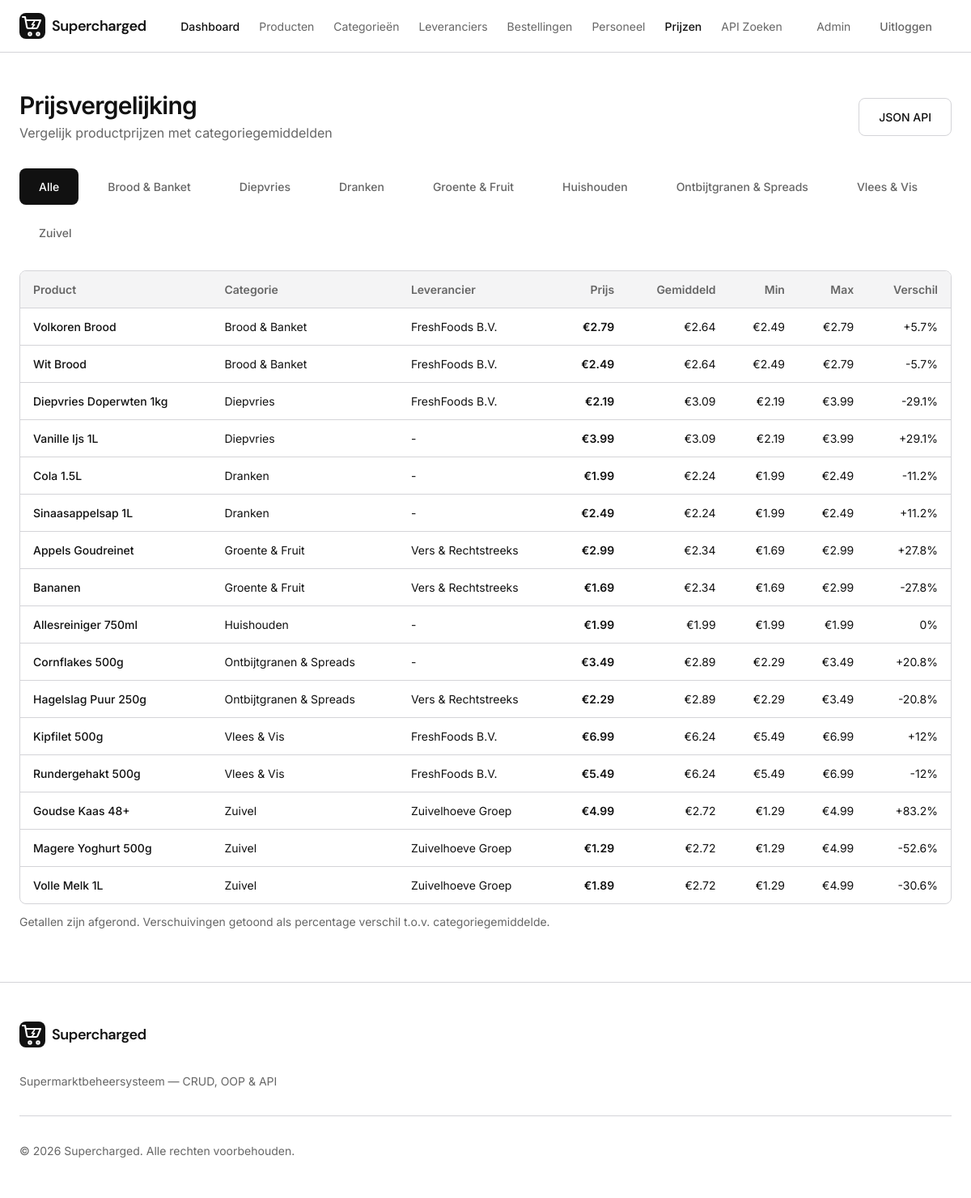
Page /prices/index.php (signed in) on the committed database.
### tables this page shows
CREATE TABLE categories (
  id          INT AUTO_INCREMENT PRIMARY KEY,
  name        VARCHAR(100) NOT NULL,
  description TEXT,
  created_at  TIMESTAMP DEFAULT CURRENT_TIMESTAMP,
  updated_at  TIMESTAMP DEFAULT CURRENT_TIMESTAMP ON UPDATE CURRENT_TIMESTAMP
);

CREATE TABLE products (
  id          INT AUTO_INCREMENT PRIMARY KEY,
  category_id INT NOT NULL,
  supplier_id INT DEFAULT NULL,
  name        VARCHAR(200) NOT NULL,
  description TEXT,
  price       DECIMAL(10,2) NOT NULL DEFAULT 0.00,
  stock       INT NOT NULL DEFAULT 0,
  min_stock   INT NOT NULL DEFAULT 10,
  barcode     VARCHAR(50) DEFAULT NULL,
  image_url   VARCHAR(500) DEFAULT NULL,
  is_active   TINYINT(1) NOT NULL DEFAULT 1,
  created_at  TIMESTAMP DEFAULT CURRENT_TIMESTAMP,
  updated_at  TIMESTAMP DEFAULT CURRENT_TIMESTAMP ON UPDATE CURRENT_TIMESTAMP,
  FOREIGN KEY (category_id) REFERENCES categories(id) ON DELETE RESTRICT,
  FOREIGN KEY (supplier_id) REFERENCES suppliers(id) ON DELETE SET NULL
);

### includes/init.php (called while the page is built, shortened)
<?php
spl_autoload_register(function (string $class) {
    $prefix = 'App\\';
    $base   = __DIR__ . '/../src/';
    if (str_starts_with($class, $prefix)) {
        $file = $base . str_replace('\\', '/', substr($class, strlen($prefix))) . '.php';
    }
});
require_once __DIR__ . '/../config/database.php';

### src/Database.php (called while the page is built, shortened)
<?php
class Database
{
    private static ?Database $instance = null;
    private PDO $pdo;
    private function __construct()
    {
        $dsn = sprintf('mysql:host=%s;dbname=%s;charset=%s', DB_HOST, DB_NAME, DB_CHARSET);
        try {
            $this->pdo = new PDO($dsn, DB_USER, DB_PASS, [
                PDO::ATTR_ERRMODE            => PDO::ERRMODE_EXCEPTION,
                PDO::ATTR_DEFAULT_FETCH_MODE => PDO::FETCH_ASSOC,
                PDO::ATTR_EMULATE_PREPARES   => false,
            ]);
        } catch (PDOException $e) {
            error_log('Database connection failed: ' . $e->getMessage());
            throw new RuntimeException('Database niet beschikbaar. Probeer het later opnieuw.');
        }
    }
    public static function getInstance(): self
    {
        if (self::$instance === null) {
            self::$instance = new self();
        }
        return self::$instance;
    }
    public function getConnection(): PDO
    {
        return $this->pdo;
    }
}

### src/Repository/BaseRepository.php (called while the page is built, shortened)
<?php
abstract class BaseRepository
{
    public function __construct()
    {
        $this->pdo = Database::getInstance()->getConnection();
    }
}

### src/Repository/CategoryRepository.php (called while the page is built, shortened)
<?php
class CategoryRepository extends BaseRepository
{
    public function findAll(): array
    {
        $stmt = $this->pdo->query('SELECT * FROM categories ORDER BY name');
        $categories = [];
        foreach ($stmt->fetchAll() as $row) {
            $categories[] = new Category($row);
        }
        return $categories;
    }
}

### src/Model/Category.php (called while the page is built, shortened)
<?php
class Category
{
    private int $id;
    private string $name;
    public function __construct(array $data = [])
    {
        $this->id          = (int) ($data['id'] ?? 0);
        $this->name        = $data['name'] ?? '';
    }
    public function getId(): int { return $this->id; }
    public function getName(): string { return $this->name; }
}

### src/Repository/ProductRepository.php (called while the page is built, shortened)
<?php
class ProductRepository extends BaseRepository
{
    public function getPriceComparison(?int $categoryId = null): array
    {
        $sql = 'SELECT p.*, c.name AS category_name, s.name AS supplier_name,
                       pc.avg_price, pc.min_price, pc.max_price
                FROM products p
                LEFT JOIN categories c ON p.category_id = c.id
                LEFT JOIN suppliers s ON p.supplier_id = s.id
                LEFT JOIN (
                    SELECT category_id,
                           AVG(price) AS avg_price,
                           MIN(price) AS min_price,
                           MAX(price) AS max_price
                    FROM products
                    GROUP BY category_id
                ) pc ON p.category_id = pc.category_id
                WHERE 1=1';
        $params = [];
        $sql .= ' ORDER BY c.name, p.name';
        $stmt = $this->pdo->prepare($sql);
        $stmt->execute($params);
        $results = [];
        foreach ($stmt->fetchAll() as $row) {
            $product = $this->hydrate($row);
            $results[] = [
                'product' => $product,
                'avg_price' => (float) $row['avg_price'],
                'min_price' => (float) $row['min_price'],
                'max_price' => (float) $row['max_price'],
                'diff_percent' => $row['avg_price'] > 0
                    ? round((($product->getPrice() - (float) $row['avg_price']) / (float) $row['avg_price']) * 100, 1)
                    : 0,
            ];
        }
        return $results;
    }
    private function hydrate(array $row): Product
    {
        $product = new Product($row);
        $product->setIsActive((bool) ($row['is_active'] ?? true));
        if (!empty($row['category_name'])) {
            $category = new Category([
                'id' => $row['category_id'],
                'name' => $row['category_name'],
            ]);
            $product->setCategory($category);
        }
        if (!empty($row['supplier_name'])) {
            $supplier = new Supplier([
                'id' => $row['supplier_id'] ?? 0,
                'name' => $row['supplier_name'],
            ]);
            $product->setSupplier($supplier);
        }
        return $product;
    }
}

### src/Model/Product.php (called while the page is built, shortened)
<?php
class Product
{
    private int $id;
    private string $name;
    private float $price;
    private ?Category $category = null;
    private ?Supplier $supplier = null;
    public function __construct(array $data = [])
    {
        $this->id          = (int) ($data['id'] ?? 0);
        $this->name        = $data['name'] ?? '';
        $this->price       = (float) ($data['price'] ?? 0);
    }
    public function getId(): int { return $this->id; }
    public function getName(): string { return $this->name; }
    public function getPrice(): float { return $this->price; }
    public function getCategory(): ?Category { return $this->category; }
    public function setCategory(?Category $cat): void { $this->category = $cat; }
    public function getSupplier(): ?Supplier { return $this->supplier; }
    public function setSupplier(?Supplier $sup): void { $this->supplier = $sup; }
}

### src/Model/Supplier.php (called while the page is built, shortened)
<?php
class Supplier
{
    private string $name;
    public function __construct(array $data = [])
    {
        $this->name          = $data['name'] ?? '';
    }
    public function getName(): string { return $this->name; }
}

### prices/index.php (the view, shortened to what this page needs)
<?php
require_once __DIR__ . '/../includes/init.php';
$productRepo  = new ProductRepository();
$categoryRepo = new CategoryRepository();
$categoryId   = isset($_GET['category_id']) ? (int) $_GET['category_id'] : null;
$categories   = $categoryRepo->findAll();
$comparison   = $productRepo->getPriceComparison($categoryId);
require_once __DIR__ . '/../includes/header.php';
?>
<div class="max-w-7xl px-6" style="padding-top:2rem;padding-bottom:4rem;">
  <div class="flex items-center justify-between" style="margin-bottom:2rem;">
    <div>
      <h1 class="text-3xl font-semibold tracking-tight">Prijsvergelijking</h1>
      <p class="text-muted-foreground mt-1">Vergelijk productprijzen met categoriegemiddelden</p>
    </div>
    <a href="/api/prices.php" class="btn btn-outline" target="_blank">JSON API</a>
  </div>
  <div class="flex items-center gap-3" style="margin-bottom:1.5rem;flex-wrap:wrap;">
    <a href="/prices/index.php" class="btn <?= !$categoryId ? 'btn-primary' : 'btn-ghost' ?>">Alle</a>
    <?php foreach ($categories as $cat): ?>
      <a href="/prices/index.php?category_id=<?= $cat->getId() ?>" class="btn <?= $categoryId === $cat->getId() ? 'btn-primary' : 'btn-ghost' ?>"><?= htmlspecialchars($cat->getName()) ?></a>
    <?php endforeach; ?>
  </div>
  <?php if (empty($comparison)): ?>
    <div class="card-form" style="text-align:center;padding:3rem;">
      <p class="text-muted-foreground">Geen producten gevonden.</p>
    </div>
  <?php else: ?>
    <div class="table-wrap">
      <table class="data-table">
        <thead>
          <tr>
            <th>Product</th>
            <th>Categorie</th>
            <th>Leverancier</th>
            <th style="text-align:right;">Prijs</th>
            <th style="text-align:right;">Gemiddeld</th>
            <th style="text-align:right;">Min</th>
            <th style="text-align:right;">Max</th>
            <th style="text-align:right;">Verschil</th>
          </tr>
        </thead>
        <tbody>
          <?php
          foreach ($comparison as $item):
            $product = $item['product'];
            $diff = $item['diff_percent'];
            $diffClass = $diff < -5 ? 'diff--below' : ($diff > 5 ? 'diff--above' : 'diff--equal');
          ?>
          <tr>
            <td>
              <a href="/products/edit.php?id=<?= $product->getId() ?>" class="product-link"><?= htmlspecialchars($product->getName()) ?></a>
            </td>
            <td class="text-muted-foreground"><?= htmlspecialchars($product->getCategory()?->getName() ?? '-') ?></td>
            <td class="text-muted-foreground"><?= htmlspecialchars($product->getSupplier()?->getName() ?? '-') ?></td>
            <td style="text-align:right;font-weight:600;">&euro;<?= number_format($product->getPrice(), 2) ?></td>
            <td style="text-align:right;">&euro;<?= number_format($item['avg_price'], 2) ?></td>
            <td style="text-align:right;">&euro;<?= number_format($item['min_price'], 2) ?></td>
            <td style="text-align:right;">&euro;<?= number_format($item['max_price'], 2) ?></td>
            <td style="text-align:right;" class="<?= $diffClass ?>">
              <?= $diff > 0 ? '+' : '' ?><?= $diff ?>%
            </td>
          </tr>
          <?php endforeach; ?>
        </tbody>
      </table>
    </div>
    <p class="text-sm text-muted-foreground" style="margin-top:0.75rem;">
      Getallen zijn afgerond. Verschuivingen getoond als percentage verschil t.o.v. categoriegemiddelde.
    </p>
  <?php endif; ?>
</div>
<?php require_once __DIR__ . '/../includes/footer.php'; ?>

### style.css (style rules this page uses)
:root { --background: #ffffff; --foreground: #111111; --card: #fafafa; --card-foreground: #111111; --primary: #3366ff; --primary-foreground: #ffffff; --secondary: #f4f4f5; --secondary-foreground: #111111; --muted: #e8e8ea; --muted-foreground: #666666; --accent: #3366ff; --accent-foreground: #ffffff; --destructive: #dc2626; --destructive-foreground: #ffffff; --border: #d4d4d8; --input: #e4e4e7; --ring: #3366ff; --radius: 0.5rem; --sidebar: #fafafa; --sidebar-foreground: #111111; --sidebar-border: #d4d4d8; --font-sans: "Inter", system-ui, -apple-system, sans-serif; --font-heading: "DM Sans", "Inter", system-ui, -apple-system, sans-serif; }
*, *::before, *::after { box-sizing: border-box; margin: 0; padding: 0; }
html { scroll-behavior: smooth; -webkit-font-smoothing: antialiased; -moz-osx-font-smoothing: grayscale; }
body { font-family: var(--font-sans); background-color: var(--background); color: var(--foreground); line-height: 1.5; min-height: 100vh; }
a { color: inherit; text-decoration: none; }
.max-w-7xl { max-width: 80rem; margin-left: auto; margin-right: auto; }
.flex { display: flex; }
.items-center { align-items: center; }
.justify-between { justify-content: space-between; }
.gap-3 { gap: 0.75rem; }
.px-6 { padding-left: 1.5rem; padding-right: 1.5rem; }
.mt-1 { margin-top: 0.25rem; }
.font-semibold { font-weight: 600; }
.text-sm { font-size: 0.875rem; line-height: 1.25rem; }
.text-3xl { font-size: 1.875rem; line-height: 2.25rem; }
.tracking-tight { letter-spacing: -0.025em; }
.text-muted-foreground { color: var(--muted-foreground); }
.btn { display: inline-flex; align-items: center; gap: 0.5rem; padding: 0.75rem 1.5rem; border-radius: var(--radius); font-weight: 500; font-size: 0.875rem; transition: all 0.2s; border: none; cursor: pointer; font-family: inherit; }
.btn-primary { background-color: var(--foreground); color: var(--background); }
.btn-outline { background: transparent; color: var(--foreground); border: 1px solid var(--border); }
.btn-ghost { background: transparent; color: var(--muted-foreground); }
.table-wrap { overflow-x: auto; border: 1px solid var(--border); border-radius: var(--radius); background: var(--background); }
.data-table { width: 100%; border-collapse: collapse; font-size: 0.875rem; }
.data-table th { text-align: left; padding: 0.75rem 1rem; font-weight: 600; color: var(--muted-foreground); border-bottom: 1px solid var(--border); background: var(--secondary); white-space: nowrap; }
.data-table td { padding: 0.75rem 1rem; border-bottom: 1px solid var(--border); color: var(--foreground); vertical-align: middle; }
.data-table tr:last-child td { border-bottom: none; }
.product-link, .product-name { color: var(--foreground); text-decoration: none; font-weight: 500; }
.diff--below { color: #16a34a; }
.diff--above { color: #dc2626; }
.diff--equal { color: var(--muted-foreground); }

### rows in the picture
categories: name "Brood & Banket"
categories: name "Diepvries"
categories: name "Dranken"
categories: name "Groente & Fruit"
categories: name "Huishouden"
categories: name "Ontbijtgranen & Spreads"
categories: name "Vlees & Vis"
categories: name "Zuivel"
products: name "Volkoren Brood", price "2.79"
products: name "Wit Brood", price "2.49"
products: name "Diepvries Doperwten 1kg", price "2.19"
products: name "Vanille Ijs 1L", price "3.99"
products: name "Cola 1.5L", price "1.99"
products: name "Sinaasappelsap 1L", price "2.49"
products: name "Appels Goudreinet", price "2.99"
products: name "Bananen", price "1.69"
products: name "Allesreiniger 750ml", price "1.99"
products: name "Cornflakes 500g", price "3.49"
products: name "Hagelslag Puur 250g", price "2.29"
products: name "Kipfilet 500g", price "6.99"
products: name "Rundergehakt 500g", price "5.49"
products: name "Goudse Kaas 48+", price "4.99"
products: name "Magere Yoghurt 500g", price "1.29"
products: name "Volle Melk 1L", price "1.89"

### other values in the picture
APP_NAME "Supercharged"
$displayName "Admin"
$product->getCategory()?->getName() "Brood & Banket"
$product->getSupplier()?->getName() "FreshFoods B.V."
$item['avg_price'] "2.64"
$item['min_price'] "2.49"
$item['max_price'] "2.79"
$diff "5.7"
$diff "-5.7"
$product->getCategory()?->getName() "Diepvries"
$item['avg_price'] "3.09"
$item['min_price'] "2.19"
$item['max_price'] "3.99"
$diff "-29.1"
$product->getSupplier()?->getName() "-"
